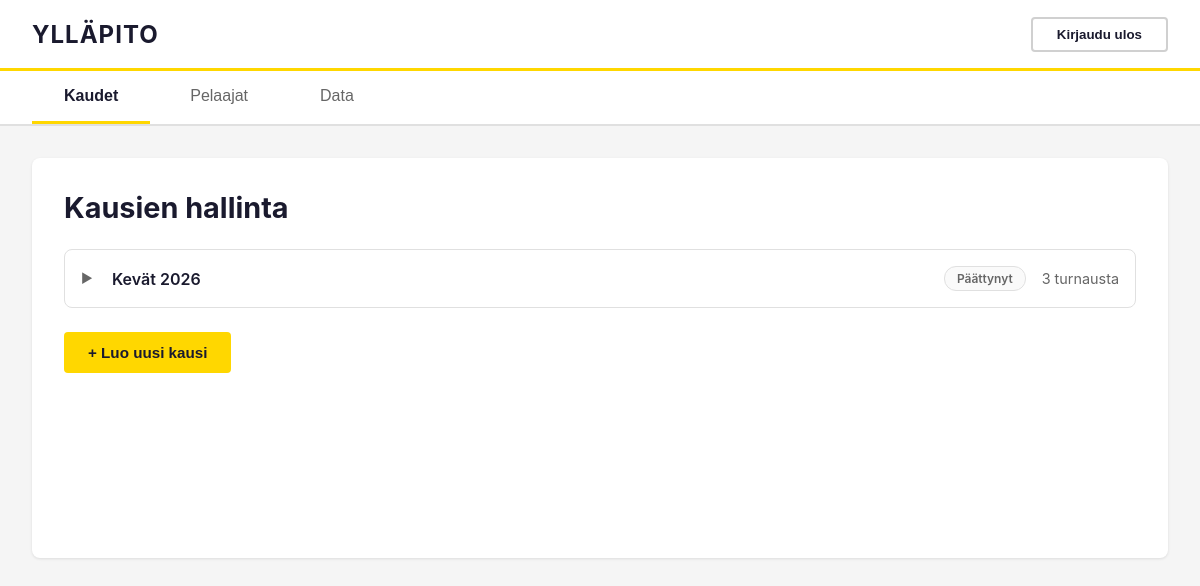
/admin (signed in), run on an earlier commit of the app's database.
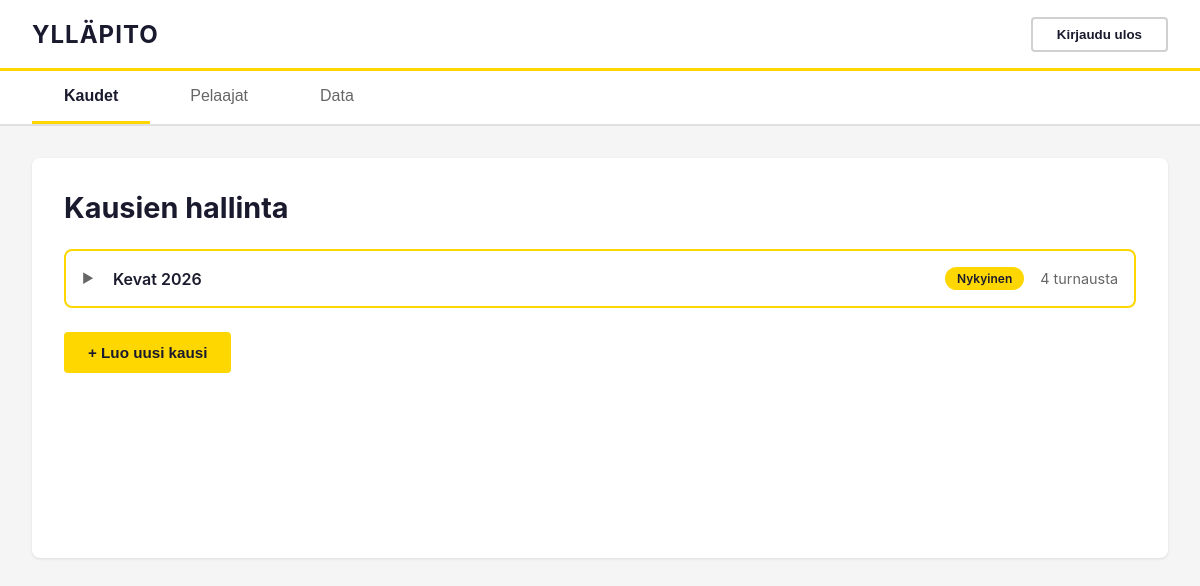
And on a later commit of the database.
### tables this page shows
CREATE TABLE seasons (
            id INTEGER PRIMARY KEY AUTOINCREMENT,
            name TEXT NOT NULL UNIQUE,
            is_current BOOLEAN DEFAULT 0,
            created_at TIMESTAMP DEFAULT CURRENT_TIMESTAMP,
            ended_at TIMESTAMP NULL
        );

### app.py (the view)
@app.route('/admin')
def admin_dashboard():
    db = get_db_connection()
    edit_tournament_id = request.args.get('edit', type=int)
    current_season = get_current_season(db)
    archived_seasons_raw = db.execute("""
        SELECT
            s.*,
            COUNT(t.id) as tournament_count
        FROM seasons s
        LEFT JOIN tournaments t ON s.id = t.season_id
        WHERE s.is_current = 0
        GROUP BY s.id
        ORDER BY s.ended_at DESC, s.created_at DESC
    """).fetchall()
    archived_seasons = []
    for season in archived_seasons_raw:
        season_dict = dict(season)
        season_dict['tournaments'] = db.execute('''
            SELECT id, name, status, created_at
            FROM tournaments
            WHERE season_id = ?
            ORDER BY created_at DESC
        ''', (season['id'],)).fetchall()
        archived_seasons.append(season_dict)
    current_tournament_count = 0
    current_season_tournaments = []
    players = []
    if current_season:
        current_tournament_count = db.execute(
            "SELECT COUNT(*) as count FROM tournaments WHERE season_id = ?",
            (current_season['id'],)
        ).fetchone()['count']
        current_season_tournaments = db.execute(
            "SELECT * FROM tournaments WHERE season_id = ? ORDER BY created_at DESC",
            (current_season['id'],)
        ).fetchall()
        players = db.execute('''
            SELECT
                pr.id,
                pr.first_name,
                pr.last_name,
                COUNT(DISTINCT CASE WHEN s.points > 0 THEN m.id END) as wins,
                COUNT(DISTINCT t.id) + COALESCE(adj.tournaments_adjustment, 0) as tournaments_played,
                COUNT(DISTINCT m.id) + COALESCE(adj.matches_adjustment, 0) as matches_played,
                ROUND(CAST(COUNT(DISTINCT CASE WHEN s.points > 0 THEN m.id END) + COALESCE(adj.adjustment, 0) AS FLOAT) /
                      NULLIF(COUNT(DISTINCT t.id) + COALESCE(adj.tournaments_adjustment, 0), 0), 2) as wins_per_tournament,
                ROUND(CAST(COUNT(DISTINCT CASE WHEN s.points > 0 THEN m.id END) + COALESCE(adj.adjustment, 0) AS FLOAT) /
                      NULLIF(COUNT(DISTINCT m.id) + COALESCE(adj.matches_adjustment, 0), 0), 2) as win_rate,
                COALESCE(adj.adjustment, 0) as adjustment,
                COALESCE(adj.tournaments_adjustment, 0) as tournaments_adjustment,
                COUNT(DISTINCT CASE WHEN s.points > 0 THEN m.id END) + COALESCE(adj.adjustment, 0) as total_points
            FROM player_registry pr
            LEFT JOIN player_points_adjustment adj ON (pr.id = adj.player_id AND adj.season_id = ?)
            LEFT JOIN matches m ON (pr.id IN (m.player1_id, m.player2_id, m.player3_id, m.player4_id) AND m.completed = 1)
            LEFT JOIN rounds r ON m.round_id = r.id
            LEFT JOIN tournaments t ON r.tournament_id = t.id AND t.season_id = ?
            LEFT JOIN scores s ON (s.match_id = m.id AND s.player_id = pr.id)
            LEFT JOIN tournament_players tp ON pr.id = tp.player_id
            LEFT JOIN tournaments setup_t ON tp.tournament_id = setup_t.id AND setup_t.season_id = ?
            WHERE adj.adjustment IS NOT NULL OR adj.tournaments_adjustment IS NOT NULL OR t.id IS NOT NULL OR setup_t.id IS NOT NULL
            GROUP BY pr.id, pr.first_name, pr.last_name
            ORDER BY total_points DESC, wins DESC, win_rate DESC, pr.last_name ASC
        ''', (current_season['id'], current_season['id'], current_season['id'])).fetchall()
    db_stats = {
        'seasons': db.execute('SELECT COUNT(*) as count FROM seasons').fetchone()['count'],
        'tournaments': db.execute('SELECT COUNT(*) as count FROM tournaments').fetchone()['count'],
        'players': db.execute('SELECT COUNT(*) as count FROM player_registry').fetchone()['count'],
        'matches': db.execute('SELECT COUNT(*) as count FROM matches').fetchone()['count']
    }
    return render_template('admin_dashboard.html',
                          current_season=current_season,
                          current_tournament_count=current_tournament_count,
                          current_season_tournaments=current_season_tournaments,
                          players=players,
                          archived_seasons=archived_seasons,
                          active_tab='seasons',
                          edit_tournament_id=edit_tournament_id,
                          db_stats=db_stats,
                          demo_mode=session.get('demo_mode', False))

### app.py (called while the page is built)
def get_current_season(db):
    return db.execute(
        "SELECT * FROM seasons WHERE is_current = 1"
    ).fetchone()

def get_db_connection():
    global _db_initialized
    if not _db_initialized:
        init_db()
        _db_initialized = True
        print("Database initialized successfully!")
    if 'db' not in g:
        g.db = get_db()
    return g.db

@app.before_request
def log_request_start():
    import time
    g.request_start_time = time.time()
    print(f"[REQ START] {request.method} {request.path}")

@app.after_request
def log_request_end(response):
    import time
    if hasattr(g, 'request_start_time'):
        duration = time.time() - g.request_start_time
        print(f"[REQ END] {request.method} {request.path} - {duration:.3f}s - {response.status_code}")
    return response

@app.before_request
def generate_csp_nonce():
    g.csp_nonce = base64.b64encode(secrets.token_bytes(16)).decode('utf-8')

@app.context_processor
def inject_csp_nonce():
    return {'csp_nonce': getattr(g, 'csp_nonce', '')}

### templates/admin_dashboard.html (shortened to what this page needs)
<!DOCTYPE html>
<html lang="fi">
<head>
    <link rel="stylesheet" href="{{ url_for('static', filename='css/admin.css') }}">
</head>
<body>
    <header class="admin-header">
        <div class="admin-logo">
            YLLÄPITO
        </div>
        <div class="admin-header-right">
            <a href="{{ url_for('index') }}" style="margin-right: 15px; color: #fff; text-decoration: none; padding: 8px 16px; background: rgba(255,255,255,0.1); border-radius: 4px; display: inline-block;">
            </a>
            <form method="POST" action="/admin/logout" style="margin: 0; display: inline-block;">
                <button type="submit" class="logout-btn">Kirjaudu ulos</button>
            </form>
        </div>
    </header>
    <nav class="tab-nav">
        <button class="tab-btn {{ 'active' if active_tab == 'seasons' or not active_tab else '' }}" data-tab="seasons">Kaudet</button>
        <button class="tab-btn {{ 'active' if active_tab == 'players' else '' }}" data-tab="players-tab">Pelaajat</button>
        <button class="tab-btn" data-tab="data">Data</button>
    </nav>
    <main class="admin-container">
        <div id="seasons" class="tab-content {{ 'active' if active_tab == 'seasons' or not active_tab else '' }}">
            <div class="tab-panel">
                <h2>Kausien hallinta</h2>
                {% if not current_season and not archived_seasons %}
                <div class="empty-state">
                    <p>Ei kausia. Luo ensimmäinen kausi aloittaaksesi.</p>
                </div>
                {% else %}
                <div class="season-accordion">
                    {% if current_season %}
                    <div class="season-row current">
                        <div class="season-header" data-season-id="current">
                            <span class="season-toggle-icon" id="season-icon-current">▶</span>
                            <span class="season-name">{{ current_season.name }}</span>
                            <span class="season-badge current">Nykyinen</span>
                            <span class="season-tournament-count">{{ current_tournament_count }} turnausta</span>
                        </div>
                    </div>
                    {% endif %}
                    {% for season in archived_seasons %}
                    <div class="season-row">
                        <div class="season-header" data-season-id="{{ season.id }}">
                            <span class="season-toggle-icon" id="season-icon-{{ season.id }}">▶</span>
                            <span class="season-name">{{ season.name }}</span>
                            <span class="season-badge ended">Päättynyt</span>
                            <span class="season-tournament-count">{{ season.tournament_count }} turnausta</span>
                        </div>
                    </div>
                    {% endfor %}
                </div>
                {% endif %}
                <button type="button" id="toggle-create-season-btn" class="btn-primary">+ Luo uusi kausi</button>
            </div>
        </div>
    </main>
</body>
</html>

What changed in the data, as far as the page shows it:
removed seasons: name "Kevät 2026", tournament_count "3"
added seasons: name "Kevat 2026"
Also different on the page:
{{ current_tournament_count }}: (not shown) → "4"
text now shown: "▶ Nykyinen turnausta"
